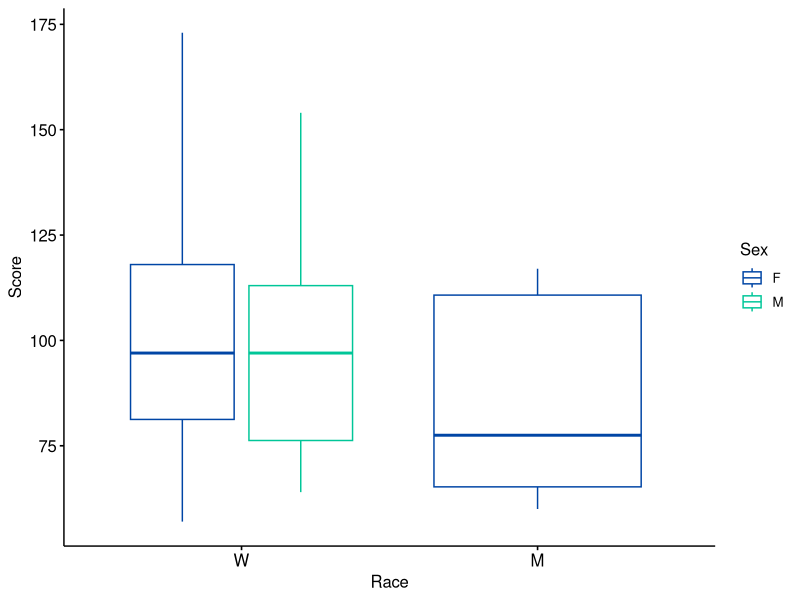
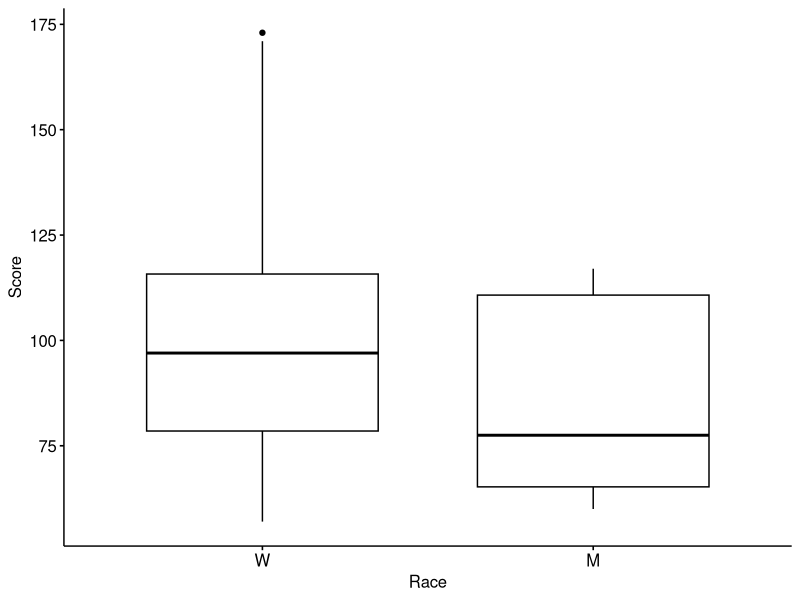
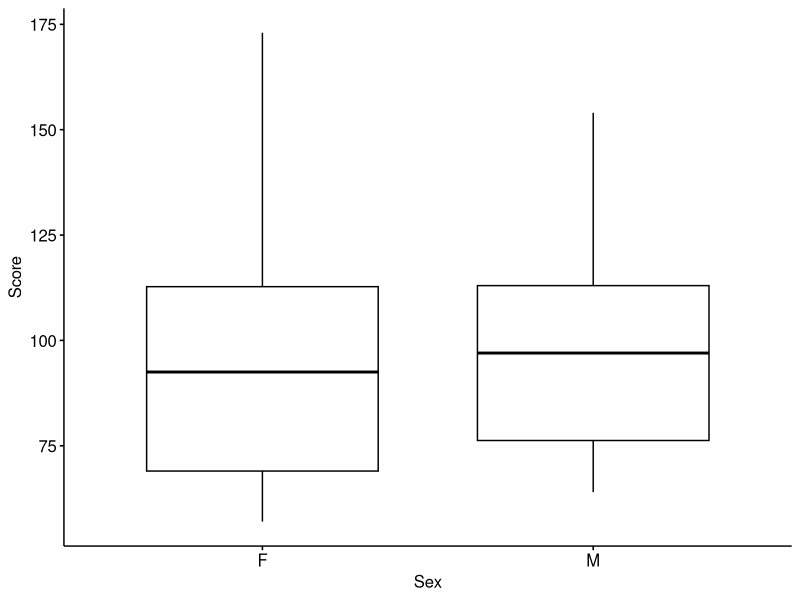
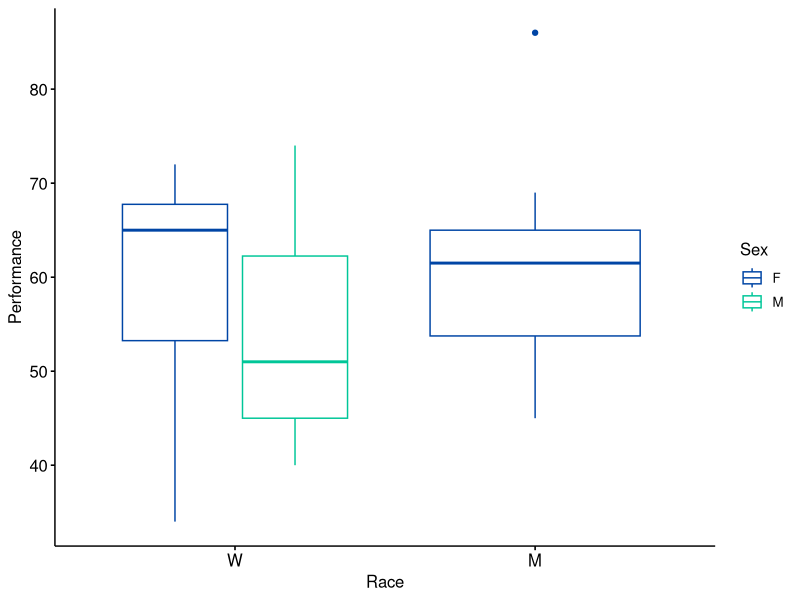
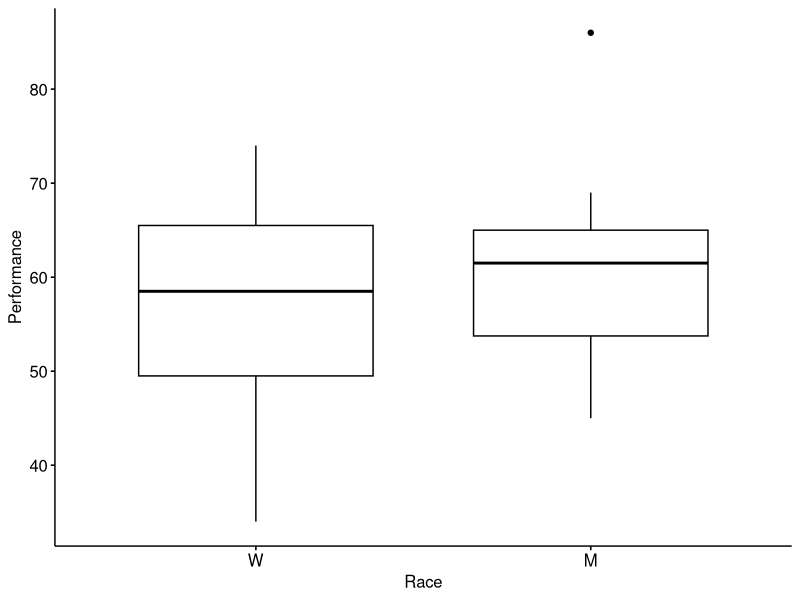
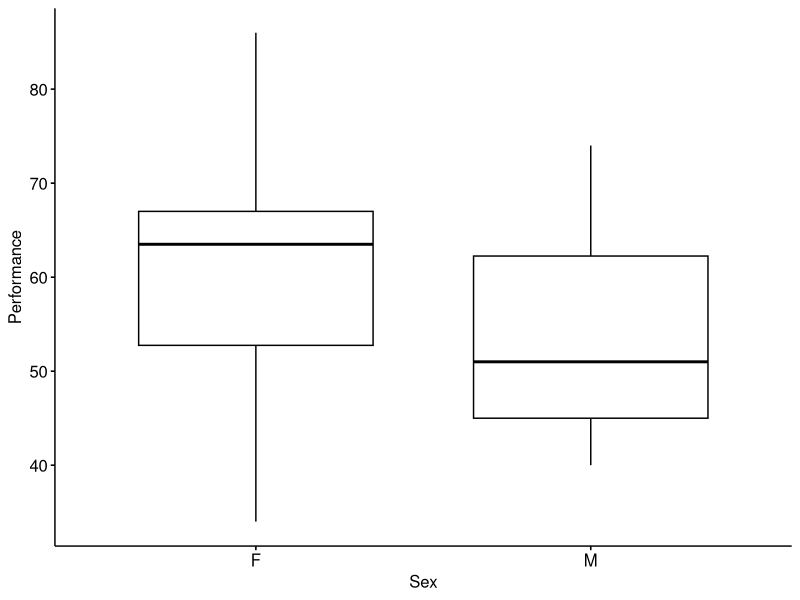
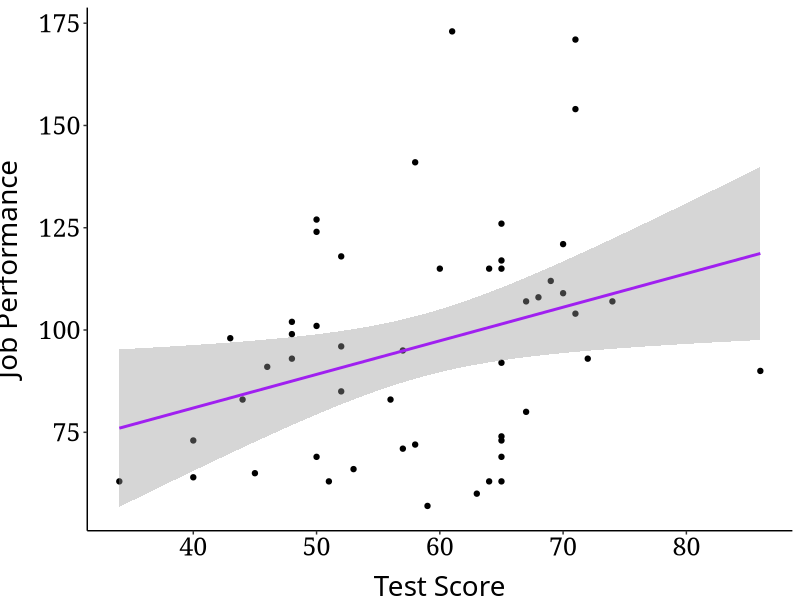

The R source for these figures, in order:
## MAIN QUESTION - IS THERE ADVERSE IMPACT ON PERFORMANCE TEST RATINGS AND DOES THE TEST SUCCESSFULLY PREDICT PERFORMANCE? 


data1 <- read.csv("data.csv")

str(data1)

library(dplyr)


Male <- data1 %>% filter(Sex =="M")
Female <- data1 %>% filter(Sex =="F")
White <- data1 %>% filter(Race =="W")
Minority <- data1 %>% filter(Race =="M")

## Differences in test score based on race and gender

aov1 <- aov(Score~Race*Sex, data = data1)
summary(aov1)

# No main effect found for race, p = .094, or sex, p = .712
# No interaction could be analyzed since all minorities were female

library(ggpubr)
ggboxplot(data1, x = "Race", y = "Score", color = "Sex",
          legend="right", palette = c("#0045a5", "#00c698"))


## Differences in test score based on race

t.test(White$Score, Minority$Score, alternative = "two.sided", var.equal = FALSE)

# p value .066

library(ggpubr)
ggboxplot(data1, x = "Race", y = "Score")


## Differences in test score based on gender

t.test(Male$Score, Female$Score, alternative = "two.sided", var.equal = FALSE)

# p value .738

library(ggpubr)
ggboxplot(data1, x = "Sex", y = "Score")

## Differences in performance based on race and gender

aov2 <- aov(Performance~Race*Sex, data = data1)
summary(aov2)

# No main effect found for race, p = .339, or sex, p = .056
# No interaction could be analyzed since all minorities were female

library(ggpubr)
ggboxplot(data1, x = "Race", y = "Performance", color = "Sex",
          legend="right", palette = c("#0045a5", "#00c698"))


## Differences in performance based on race

t.test(White$Performance, Minority$Performance, alternative = "two.sided", var.equal = FALSE)

# p value .343

library(ggpubr)
ggboxplot(data1, x = "Race", y = "Performance")


## Differences in performance based on gender

t.test(Male$Performance, Female$Performance, alternative = "two.sided", var.equal = FALSE)

# p value .048

library(ggpubr)
ggboxplot(data1, x = "Sex", y = "Performance")

## Does Test Score Predict Performance

corr1 <- cor.test(data1$Performance, data1$Score, method = "pearson")
summary(corr1)

lm1 <- lm(Performance~Score, data = data1)
summary(lm1)

# The test significantly predicts performance, p = .0262, r^2 .0988

ggplot(data1, aes(Performance, Score)) + 
  geom_point() +
  labs(y = "Job Performance", x = "Test Score") +
  theme_classic() +
  theme(axis.title.y = element_text(family = "Verdana",
                                    size = 20, vjust = 2.5),
        axis.title.x = element_text(family = "Verdana",
                                    size = 20, vjust = -.5),
        axis.text.x = element_text(family = "Georgia",
                                   color = "black", size = 18),
        axis.text.y = element_text(family = "Georgia",
                                   color = "black", size = 18),
        plot.title = element_text(size = 20, family = "Verdana", 
                                  hjust = 10, face ="bold"))+
  geom_smooth(method='lm', formula= y~x, color ="purple")
